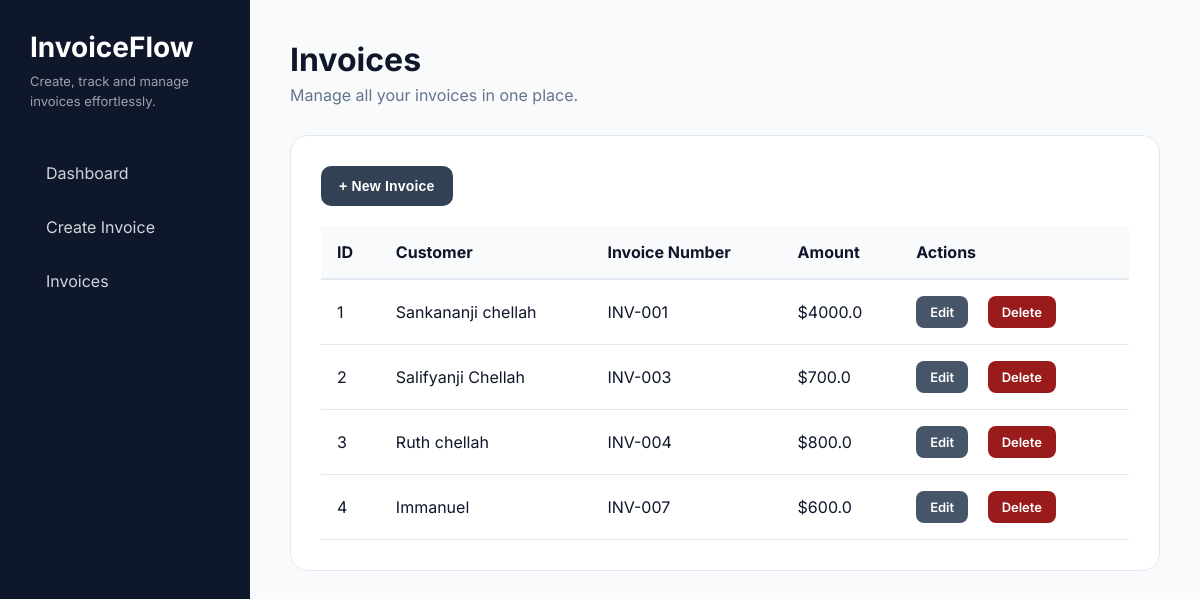
The app's page /invoices, older data.
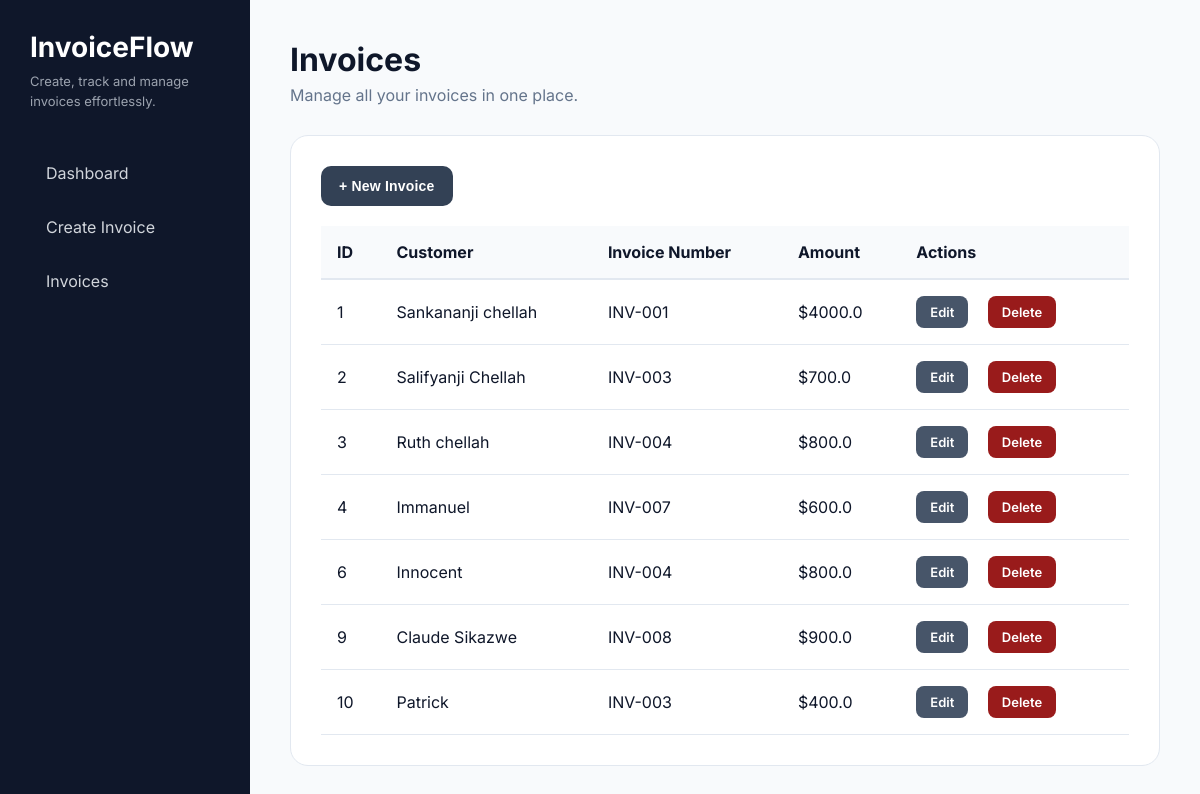
The same page, newer data.
### tables this page shows
CREATE TABLE invoices (
    id INTEGER PRIMARY KEY AUTOINCREMENT,
    customer TEXT,
    invoice_number TEXT,
    amount REAL
);

### app.py (the view)
@app.route("/invoices")
def invoices():
    connection = sqlite3.connect("invoices.db")
    cursor = connection.cursor()
    cursor.execute("SELECT * FROM invoices")
    invoices = cursor.fetchall()
    connection.close()
    return render_template(
        "invoices.html",
        invoices=invoices
    )

### templates/invoices.html (shortened to what this page needs)
<!DOCTYPE html>
<html>
<head>
    <link rel="stylesheet"
          href="{{ url_for('static', filename='style.css') }}">
</head>
<body>
<div class="layout">
    <div class="sidebar">
        <div class="logo">
            InvoiceFlow
        </div>
        <div class="tagline">
            Create, track and manage invoices effortlessly.
        </div>
        <a href="/" class="nav-link">Dashboard</a>
        <a href="/invoice" class="nav-link">Create Invoice</a>
        <a href="/invoices" class="nav-link">Invoices</a>
    </div>
    <div class="main-content">
        <h1>Invoices</h1>
        <p class="subtext">
            Manage all your invoices in one place.
        </p>
        <div class="content-panel">
            <div class="panel-header">
                <a href="/invoice">
                    <button>+ New Invoice</button>
                </a>
            </div>
            <table>
                <thead>
                    <tr>
                        <th>ID</th>
                        <th>Customer</th>
                        <th>Invoice Number</th>
                        <th>Amount</th>
                        <th>Actions</th>
                    </tr>
                </thead>
                <tbody>
                {% for invoice in invoices %}
                    <tr>
                        <td>{{ invoice[0] }}</td>
                        <td>{{ invoice[1] }}</td>
                        <td>{{ invoice[2] }}</td>
                        <td>${{ invoice[3] }}</td>
                        <td>
                            <a href="/edit/{{ invoice[0] }}" class="edit-btn">
                                Edit
                            </a>
                            <a href="/delete/{{ invoice[0] }}" class="delete-btn">
                                Delete
                            </a>
                        </td>
                    </tr>
                {% endfor %}
                </tbody>
            </table>
        </div>
    </div>
</div>
</body>
</html>

### static/style.css (style rules this page uses)
* { margin:0; padding:0; box-sizing:border-box; }
:root { --primary:#334155; --primary-hover:#1e293b; --success:#15803d; --danger:#b91c1c; --warning:#ca8a04; --sidebar:#0f172a; --background:#f8fafc; --card:#ffffff; --text:#0f172a; --muted:#64748b; --border:#e2e8f0; }
body { font-family:'Inter',sans-serif; background:var(--background); color:var(--text); }
.layout { display:flex; min-height:100vh; }
.sidebar { width:250px; background:var(--sidebar); color:white; padding:30px; }
.logo { font-size:28px; font-weight:700; margin-bottom:8px; }
.tagline { color:#9ca3af; font-size:13px; line-height:1.5; margin-bottom:40px; }
.nav-link { display:block; color:#d1d5db; text-decoration:none; padding:12px 16px; margin-bottom:10px; border-radius:10px; transition:.25s; }
.main-content { flex:1; padding:40px; }
h1 { font-size:32px; margin-bottom:6px; }
.subtext { color:var(--muted); margin-bottom:30px; }
.content-panel { background:white; border-radius:18px; border:1px solid var(--border); box-shadow:var(--shadow); padding:30px; margin-top:30px; }
.panel-header { margin-bottom:20px; }
button { background:var(--primary); color:white; border:none; padding:12px 18px; border-radius:10px; font-size:14px; font-weight:600; letter-spacing:.2px; cursor:pointer; transition:.2s; }
.content-panel a { text-decoration:none; margin-right:15px; }
table { width:100%; border-collapse:collapse; margin-top:15px; }
th { text-align:left; background:#f8fafc; padding:16px; border-bottom:2px solid var(--border); }
td { padding:16px; border-bottom:1px solid var(--border); }
.edit-btn { display:inline-block; background:#475569; color:white; text-decoration:none; padding:8px 14px; border-radius:8px; font-size:13px; font-weight:600; margin-right:8px; transition:.2s; }
.delete-btn { display:inline-block; background:#991b1b; color:white; text-decoration:none; padding:8px 14px; border-radius:8px; font-size:13px; font-weight:600; transition:.2s; }

Row changes from the older to the newer data that the page shows:
added invoices: id "6", customer "Innocent", invoice_number "INV-004", amount "800.0"
added invoices: id "9", customer "Claude Sikazwe", invoice_number "INV-008", amount "900.0"
added invoices: id "10", customer "Patrick", invoice_number "INV-003", amount "400.0"
